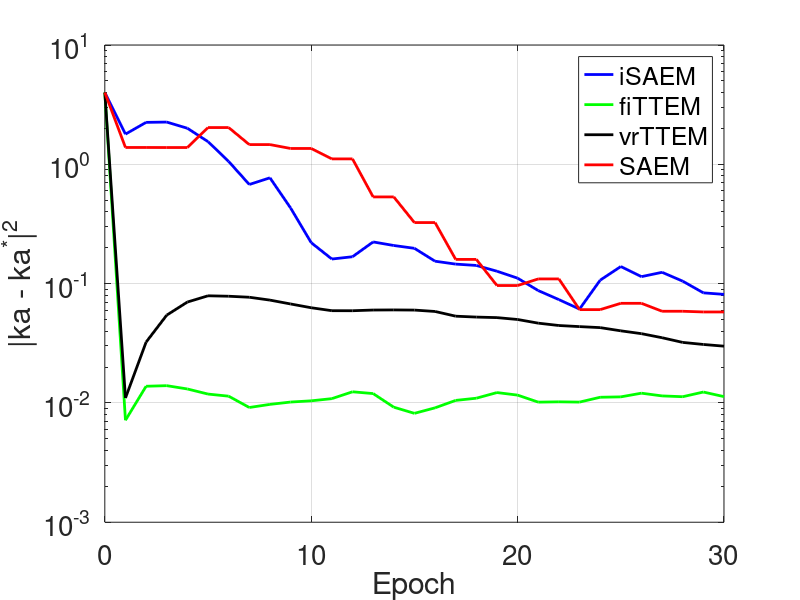

This chart was generated by the following MATLAB code:
function PlotFig1

load data.txt;


len = 1e5+1; 

saem = data(2:32,2);
isaem = data(33:63,2);
vrsaem = data(64:94,2);
fisaem= data(95:125,2);

x = 0:30; 

figure;box on; grid on; 
semilogy(x,isaem,'b-','linewidth',2);hold on; grid on;
plot(x,fisaem,'g-','linewidth',2);hold on; grid on;  
plot(x,vrsaem,'k-','linewidth',2);hold on; grid on;
plot(x,saem,'r-','linewidth',2);hold on; grid on;
set(gca,'fontsize',20);
xlabel('Epoch');
ylabel('|ka - ka^*|^2');
legend('iSAEM','fiTTEM','vrTTEM','SAEM')
set(gca,'yminorgrid','off');
set(gca,'xtick',[0:10:30]);
